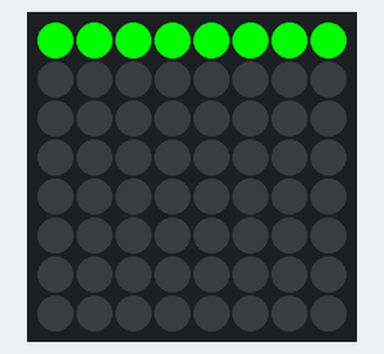
A program run on a simulated Raspberry Pi (BCM pin numbers) with a Sense HAT. On the bench: the Sense HAT's 8×8 RGB LED matrix. At 40.0 s the program stops and its outputs stay as they are.

Above: at 0.1 s.
At 10.1 s:
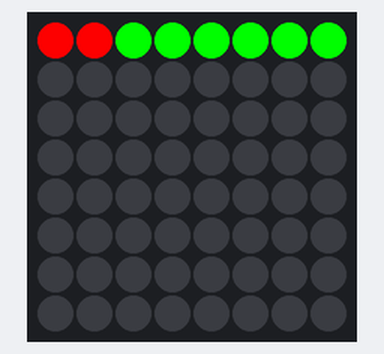
At 20.1 s:
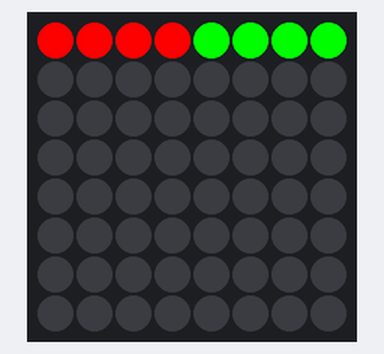
At 30.1 s:
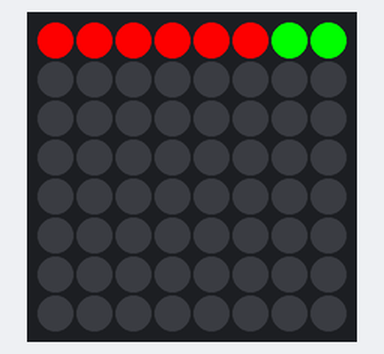
At 40.1 s:
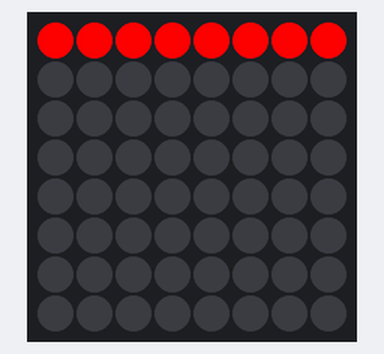

The program:

time.py
```python
from sense_hat import SenseHat
from time import sleep
import time

sense = SenseHat()

g = (0, 255, 0)
r = (255, 0, 0)
x = (0, 0, 0)

s = 8

timer = []
for i in range(64):
    if i < s:
        timer.append(g)
    else:
        timer.append(x)

sense.set_pixels(timer)

for i in range(0, s):
  sleep(5)
  timer[i] = r
  sense.set_pixels(timer)
```
